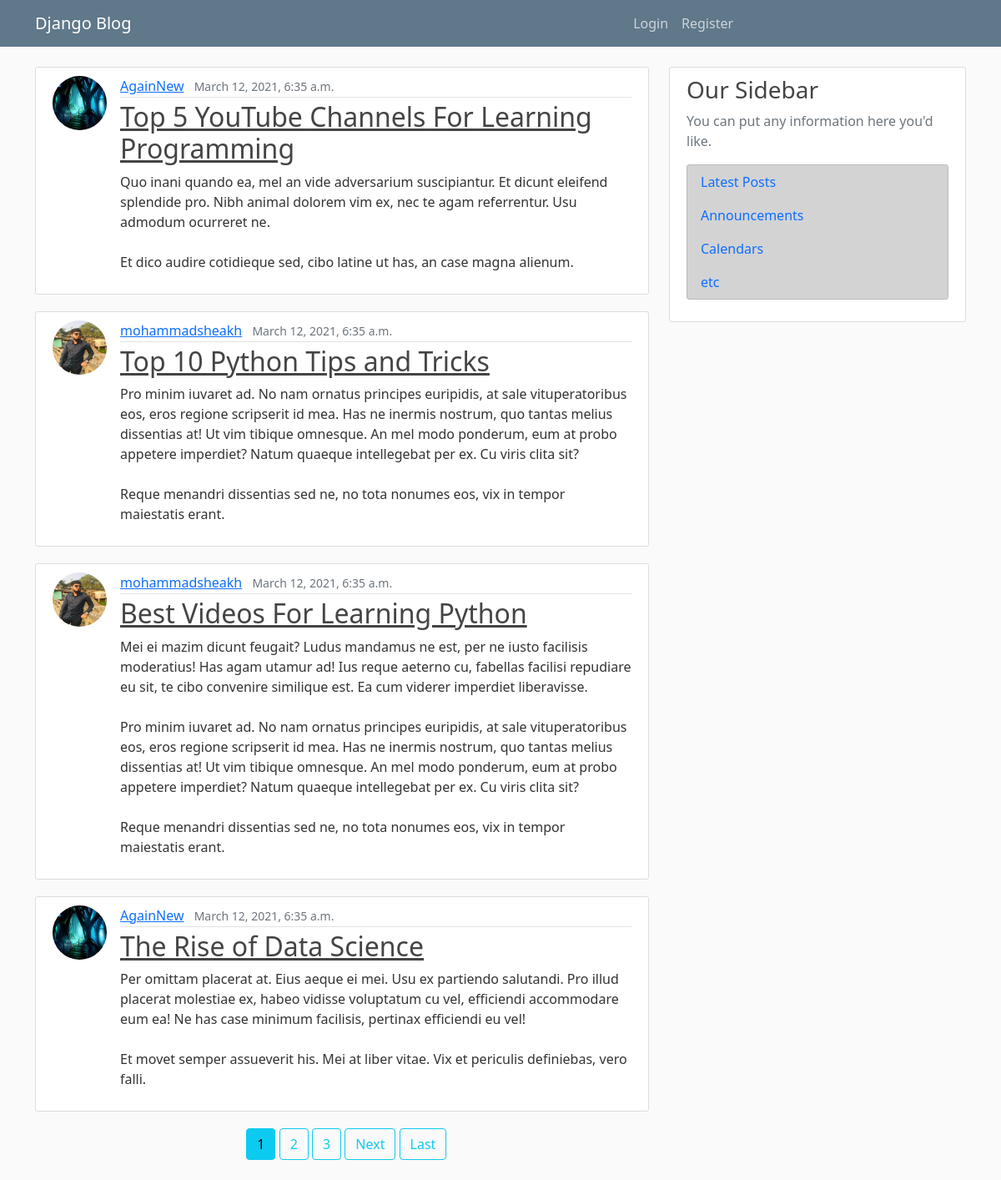
The page / on the database its author committed.
### blog/models.py (models this page shows, shortened)
class Post(models.Model):
    title = models.CharField(max_length=100)
    content = models.TextField() # unrestricted text.. many lines
    date_posted = models.DateTimeField(default=timezone.now) # auto_now=True  auto_now_add=True
    author = models.ForeignKey(User, on_delete=models.CASCADE) # author jei post gula create korse ..

### users/models.py (models this page shows, shortened)
class Profile(models.Model):
    user = models.OneToOneField(User, on_delete=models.CASCADE) # , null=True, blank=True
    image = models.ImageField(default='default.jpg', upload_to='profile_pics')#

### blog/views.py (the view)
# urls.py: path('', PostListView.as_view(), name='blog-home'), # it has to be converted as views
class PostListView(ListView): # ListView theke inherit korlam
    model = Post # listview create korte hole .. ei kaj ta amader korte hobe
    template_name = 'blog/home.html' # -> <app> / <model>_<viewtype>.html
    context_object_name = 'postsKey'
    ordering = ['-date_posted']  # newest to oldest
    paginate_by = 4

### blog/templates/blog/home.html (shortened to what this page needs)
{% extends "blog/base.html" %}
{% block content %}
{% for post in postsKey %}
<article class="media content-section">
    <img class="rounded-circle article-img" src="{{ post.author.profile.image.url }}"
         alt="A problem arise in blog/templates/blog/home.html">
    <div class="media-body">
        <div class="article-metadata">
            <a class="mr-2" href="{% url 'user-posts' post.author.username %}">{{ post.author }}</a>
            <small class="text-muted">{{ post.date_posted }}</small>
        </div>
        <h2><a class="article-title" href="{% url 'post-detail' post.id %}">{{ post.title }}</a></h2>
        <p class="article-content">{{ post.content }}</p>
    </div>
</article>
{% endfor %}
<div class="row">
    <div class="col-4"></div>
    <div class="col-8">
        {% if is_paginated %}
        {% for num in page_obj.paginator.page_range %}
        {% if page_obj.number == num %}
        <a class="btn btn-info mb-4" href="?page={{ num }}">{{ num }}</a>
        {% elif num > page_obj.number|add:'-3' and num < page_obj.number|add:'3' %}
        <a class="btn btn-outline-info mb-4" href="?page={{ num }}">{{ num }}</a>
        {% endif %}
        {% endfor %}
        {% if page_obj.has_next %}
        <a class="btn btn-outline-info mb-4" href="?page={{ page_obj.next_page_number }}">Next</a>
        <a class="btn btn-outline-info mb-4" href="?page={{ page_obj.paginator.num_pages }}">Last</a>
        {% endif %}
        {% endif %}
    </div>
</div>
{% endblock content %}

### blog/templates/blog/base.html (shortened to what this page needs)
{% load static %}
<!DOCTYPE html>
<html lang="en">
<head>
    <link rel="stylesheet" href="https://maxcdn.bootstrapcdn.com/bootstrap/4.0.0/css/bootstrap.min.css"
>
    <link rel="stylesheet" href="https://cdn.jsdelivr.net/npm/bootstrap@5.0.0-beta1/dist/css/bootstrap.min.css"
        rel="stylesheet"
>
    <link rel="stylesheet" type="text/css" href="{% static 'blog/main.css'%}">
</head>
<body>
    <header class="site-header">
        <nav class="navbar navbar-expand-md navbar-dark bg-steel fixed-top">
            <div class="container">
                <a class="navbar-brand mr-4" href="{% url 'blog-home' %}">Django Blog</a>
                <div class="collapse navbar-collapse" id="navbarToggle">
                    <div class="navbar-nav mr-auto col-md-7">
                    </div>
                    <div class="navbar-nav col-md-5">
                        {% if user.is_authenticated %}
                            <a class="nav-item nav-link" href="{% url 'blog-home' %}">Home</a>
                        <a class="nav-item nav-link" href="{% url 'post-create' %}">Create Post</a>
                            <a class="nav-item nav-link" href="{% url 'blog-about' %}">About</a>
                            <a class="nav-item nav-link" href="{% url 'profile' %}">Profile</a>
                            <a class="nav-item nav-link" href="{% url 'logout' %}">Logout</a>
                        {% else %}
                            <a class="nav-item nav-link" href="{% url 'login' %}">Login</a>
                            <a class="nav-item nav-link" href="{% url 'register' %}">Register</a>
                        {% endif %}
                    </div>
                </div>
            </div>
        </nav>
    </header>
    <main role="main" class="container">
        <div class="row">
            <div class="col-md-8">
                {% block content %}{% endblock %}
            </div>
            <div class="col-md-4">
                <div class="content-section">
                    <h3>Our Sidebar</h3>
                    <p class='text-muted'>You can put any information here you'd like.
                        <ul class="list-group sideoptions">
                            <li class="list-group-item list-group-item-dark"><a href="#">Latest Posts</a></li>
                            <li class="list-group-item list-group-item-dark"><a href="#">Announcements</a></li>
                            <li class="list-group-item list-group-item-dark"><a href="#">Calendars</a></li>
                            <li class="list-group-item list-group-item-dark"><a href="#">etc</a></li>
                        </ul>
                    </p>
                </div>
            </div>
        </div>
    </main>
</body>
</html>

### blog/static/blog/main.css (style rules this page uses)
body { background: #fafafa; color: #333333; margin-top: 5rem; }
h1, h2, h3, h4, h5, h6 { color: #444444; }
ul { margin: 0; }
.bg-steel { background-color: #5f788a; }
.site-header .navbar-nav .nav-link { color: #cbd5db; }
.content-section { background: #ffffff; padding: 10px 20px; border: 1px solid #dddddd; border-radius: 3px; margin-bottom: 20px; }
.article-title { color: #444444; }
.article-content { white-space: pre-line; }
.article-img { height: 65px; width: 65px; margin-right: 16px; }
.article-metadata { padding-bottom: 1px; margin-bottom: 4px; border-bottom: 1px solid #e3e3e3 }

### blog/templates/blog/base.html (style rules this page uses)
.sideoptions a { text-decoration:none !important; }

### rows shown on the page
Post: author.profile.image (picture), author "AgainNew", date_posted "March 12, 2021, 6:35 a.m.", title "Top 5 YouTube Channels For Learning Programming", content "Quo inani quando ea, mel an vide adversarium suscipiantur. Et dicunt eleifend splendide pro. Nibh animal dolorem vim ex, nec te agam referrentur. Usu admodum ocurreret ne. Et dico audire cotidieque sed, cibo latine ut has, an case magna alienum."
Post: author.profile.image (picture), author "mohammadsheakh", date_posted "March 12, 2021, 6:35 a.m.", title "Top 10 Python Tips and Tricks", content "Pro minim iuvaret ad. No nam ornatus principes euripidis, at sale vituperatoribus eos, eros regione scripserit id mea. Has ne inermis nostrum, quo tantas melius dissentias at! Ut vim tibique omnesque. An mel modo ponderum, eum at probo appetere imperdiet? Natum quaeque intellegebat per ex. Cu viris clita sit? Reque menandri dissentias sed ne, no tota nonumes eos, vix in tempor maiestatis erant."
Post: author.profile.image (picture), author "mohammadsheakh", date_posted "March 12, 2021, 6:35 a.m.", title "Best Videos For Learning Python", content "Mei ei mazim dicunt feugait? Ludus mandamus ne est, per ne iusto facilisis moderatius! Has agam utamur ad! Ius reque aeterno cu, fabellas facilisi repudiare eu sit, te cibo convenire similique est. Ea cum viderer imperdiet liberavisse. Pro minim iuvaret ad. No nam ornatus principes euripidis, at sale vituperatoribus eos, eros regione scripserit id mea. Has ne inermis nostrum, quo tantas melius dissentias at! Ut vim tibique omnesque. An mel modo ponderum, eum at probo appetere imperdiet? Natum quaeque intellegebat per ex. Cu viris clita sit? Reque menandri dissentias sed ne, no tota nonumes eos, vix in tempor maiestatis erant."
Post: author.profile.image (picture), author "AgainNew", date_posted "March 12, 2021, 6:35 a.m.", title "The Rise of Data Science", content "Per omittam placerat at. Eius aeque ei mei. Usu ex partiendo salutandi. Pro illud placerat molestiae ex, habeo vidisse voluptatum cu vel, efficiendi accommodare eum ea! Ne has case minimum facilisis, pertinax efficiendi eu vel! Et movet semper assueverit his. Mei at liber vitae. Vix et periculis definiebas, vero falli."

### other values the page prints
{{ num }} "1"
{{ num }} "2" "3"
